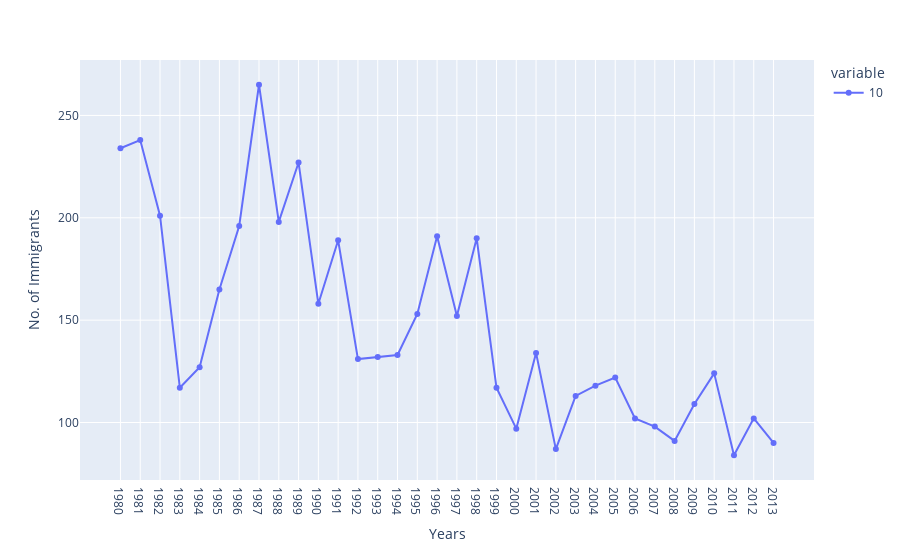

The notebook cell this image was saved under:
### Code cell
px.line(austria.transpose()[10], 
        labels={'index' : 'Years', 'value' : 'No. of Immigrants'}, 
        markers=True
        )

### Figure 1 — Plotly figure (JSON) as saved in the notebook; plotly's stock layout.template omitted (floating-point values rounded to 4 significant figures)
{"data": [{"hovertemplate": "variable=10<br>Years=%{x}<br>No. of Immigrants=%{y}<extra></extra>", "legendgroup": "10", "line": {"color": "#636efa", "dash": "solid"}, "marker": {"symbol": "circle"}, "mode": "lines+markers", "name": "10", "orientation": "v", "showlegend": true, "type": "scatter", "x": ["1980", "1981", "1982", "1983", "1984", "1985", "1986", "1987", "1988", "1989", "1990", "1991", "1992", "1993", "1994", "1995", "1996", "1997", "1998", "1999", "2000", "2001", "2002", "2003", "2004", "2005", "2006", "2007", "2008", "2009", "2010", "2011", "2012", "2013"], "xaxis": "x", "y": [234, 238, 201, 117, 127, 165, 196, 265, 198, 227, 158, 189, 131, 132, 133, 153, 191, 152, 190, 117, 97, 134, 87, 113, 118, 122, 102, 98, 91, 109, 124, 84, 102, 90], "yaxis": "y"}], "layout": {"legend": {"title": {"text": "variable"}, "tracegroupgap": 0}, "margin": {"t": 60}, "xaxis": {"anchor": "y", "domain": [0, 1], "title": {"text": "Years"}}, "yaxis": {"anchor": "x", "domain": [0, 1], "title": {"text": "No. of Immigrants"}}}}
